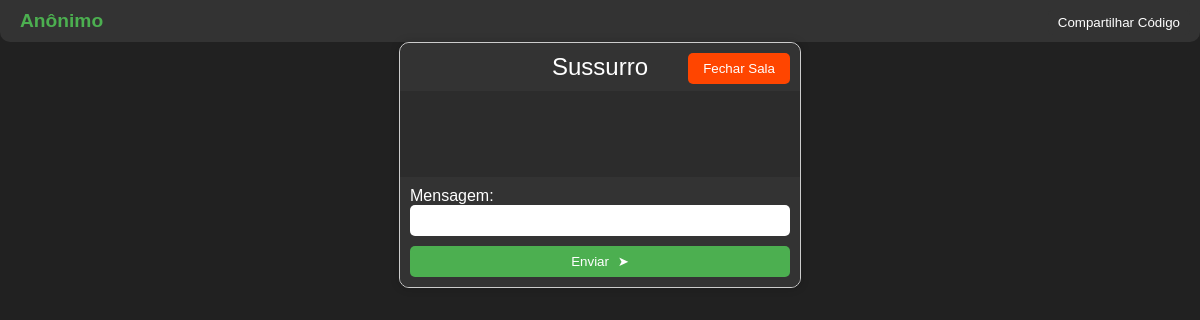
Page /chat/2ffc9f20-1ac8-4619-881d-293fdb863784 on the earlier database version.
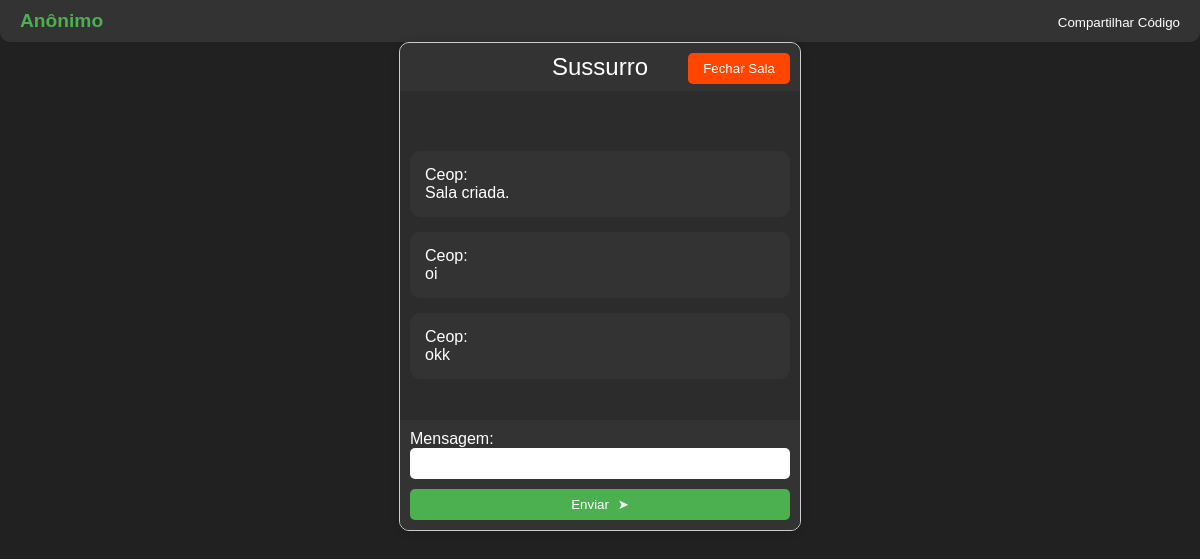
Same page on the later database version.
### chat_secret.py (models this page shows)
class Message(db.Model):
    id = db.Column(db.Integer, primary_key=True)
    username = db.Column(db.String(20), nullable=False)
    room_id = db.Column(db.String(36), nullable=False)
    content = db.Column(db.String(200), nullable=False)
    timestamp = db.Column(db.DateTime, default=datetime.utcnow)

### chat_secret.py (the view, shortened to what this page needs)
@app.route('/chat/<room_id>', methods=['GET', 'POST'])
def chat(room_id):
    messages = Message.query.filter_by(room_id=room_id).all()
    return render_template('chat.html', room_id=room_id, messages=messages)

### templates/chat.html (shortened to what this page needs)
<!DOCTYPE html>
<html lang="en">
<head>
</head>
<body>
    <div id="header-container">
        <div id="user-info">
            {% if 'username' in session %}
                {{ session['username'] }}
            {% else %}
                Anônimo
            {% endif %}
        </div>
        <button id="share-room-id" onclick="shareRoomId()">Compartilhar Código</button>
    </div>
    <div id="chat-container">
        <div id="chat-header">Sussurro</div>
        <ul id="message-container" class="message-container">
            {% for message in messages %}
                <li class="message {% if message.username == session['username'] %}my-message{% else %}other-message{% endif %} visible">
                    {% if message.username != session['username'] %}
                        <div class="username-label">
                            {{ message.username }}:
                        </div>
                    {% endif %}
                    <div>
                        {{ message.content }}
                    </div>
                </li>
            {% endfor %}
        </ul>
        <form id="message-form" action="{{ url_for('submit_message', room_id=room_id) }}" method="post">
            <label for="message">Mensagem:</label>
            <input type="text" name="message" id="message-input" required>
            <button type="submit" id="send-button">
                Enviar
                <span class="send-icon">➤</span>
            </button>
        </form>
        <button id="close-room" onclick="closeRoom()">Fechar Sala</button>
    </div>
</body>
</html>

### templates/chat.html (style rules this page uses)
body { margin: 0; padding: 0; background-color: #212121; color: #fff; font-family: 'Arial', sans-serif; }
#header-container { display: flex; justify-content: space-between; align-items: center; padding: 10px; background-color: #333; border-radius: 0 0 10px 10px; }
#user-info { font-size: 1.2em; margin-left: 10px; color: #4CAF50; font-weight: bold; }
#chat-container { max-width: 400px; margin: 0 auto; border: 1px solid #ccc; border-radius: 10px; overflow: hidden; position: relative; background-color: #2c2c2c; box-shadow: 0 0 10px rgba(0, 0, 0, 0.2); }
#chat-header { text-align: center; font-size: 1.5em; padding: 10px; background-color: #333; color: #fff; margin: 0; border-radius: 10px 10px 0 0; }
#share-room-id { position: absolute; top: 10px; right: 10px; cursor: pointer; background-color: #333; color: #fff; border: none; padding: 5px 10px; border-radius: 5px; }
#message-container { list-style: none; padding: 0; max-height: 300px; overflow-y: scroll; padding: 10px; margin-top: 50px; scroll-behavior: smooth; }
.message { margin-bottom: 15px; padding: 15px; border-radius: 10px; overflow: hidden; position: relative; opacity: 0; transform: translateY(20px); transition: opacity 0.5s, transform 0.5s; }
.message.visible { opacity: 1; transform: translateY(0); }
.other-message { background-color: #333; color: #fff; align-self: flex-start; }
#message-form { display: flex; flex-direction: column; padding: 10px; background-color: #333; }
#message-input { margin-bottom: 10px; padding: 8px; border: none; border-radius: 5px; }
#send-button { background-color: #4CAF50; color: #fff; border: none; padding: 8px 15px; border-radius: 5px; cursor: pointer; }
#close-room { background-color: #ff4500; color: #fff; border: none; padding: 8px 15px; border-radius: 5px; cursor: pointer; position: absolute; top: 10px; right: 10px; }
.send-icon { margin-left: 5px; }

Differences in the rows shown:
now on this page (row edited): Message: username "Ceop", content "Sala criada."
added Message: username "Ceop", content "oi"
added Message: username "Ceop", content "okk"
